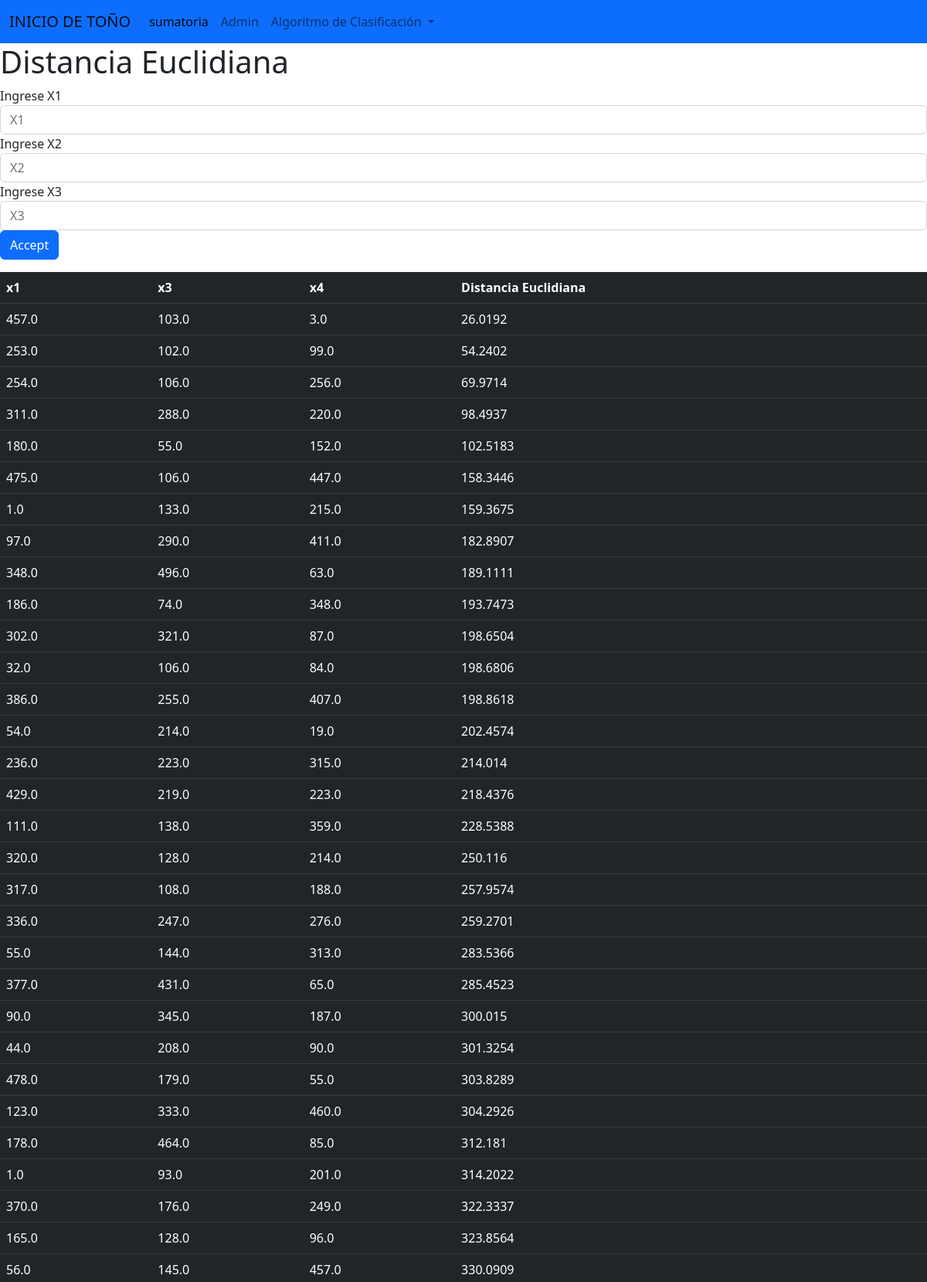
/algoritmo1/ (upper part), run on the app's committed database.
### blog2/models.py (models this page shows, shortened)
class Datos(models.Model):
    x1 = models.FloatField()
    x2 = models.TextField()
    x3 = models.FloatField()
    x4 = models.FloatField()

### blog2/views.py (the view)
# urls.py: path('algoritmo1/', views.algKNN, name='algoritmo1'),
def algKNN(request):
    x1 = random.randint(1,500)
    x2 = random.randint(1,500)
    x3 = random.randint(1,500)
    df = Datos.objects.all()
    ldis = distanciaEu(df,x1,x2,x3)
    ldis = sorted(ldis)
    contexto = zip(df,ldis)
    return render(request, 'blog2/algoritmo1.html', {'contexto':contexto})

### blog2/views.py (called while the page is built)
def distanciaEu(df,x1,x2,x3):
    ldist = []
    for i in df:
        dis = (x1 - i.x1)**2+(x2 - i.x3)**2+(x3 - i.x4)**2
        raiz = round(math.sqrt(dis),4)
        ldist.append(raiz)
    return ldist

### blog2/templates/blog2/algoritmo1.html (shortened to what this page needs)
<!DOCTYPE html>
<html lang="en">
    <head>
        <link href="https://cdn.jsdelivr.net/npm/bootstrap@5.2.1/dist/css/bootstrap.min.css" rel="stylesheet">
    </head>
   <body background="https://img.freepik.com/free-vector/gradient-network-connection-background_23-2148865392.jpg?w=740&t=st=1668660123~exp=1668660723~hmac=865c86ab3d429451009cf8f34804d3a2983c43f298215717f87d8fa2a69695f0">
    <nav class="navbar navbar-expand-lg bg-primary">
      <div class="container-fluid">
        <a class="navbar-brand" href="{% url 'post_list' %}">INICIO DE TOÑO</a>
        <div class="collapse navbar-collapse" id="navbarNavDropdown">
          <ul class="navbar-nav">
            <li class="nav-item">
              <a class="nav-link active" aria-current="page" href="{% url 'blog2' %}">sumatoria</a>
            </li>
            <li class="nav-item">
              <a class="nav-link" href="http://127.0.0.1:8000/admin/">Admin</a>
            </li>
            <li class="nav-item dropdown">
              <a class="nav-link dropdown-toggle" href="#" role="button" data-bs-toggle="dropdown" aria-expanded="false">
                Algoritmo de Clasificación
              </a>
            </li>
          </ul>
        </div>
      </div>
    </nav>
        <h1>Distancia Euclidiana</h1>
        <table class="table table-striped">
  <thead>
<form>
  <div class="form-group">
    <label for="exampleInputPassword1">Ingrese X1</label>
    <input type="text" class="form-control" id="inputx1" placeholder="X1">
  </div>
  <div class="form-group">
    <label for="exampleInputPassword1">Ingrese X2</label>
    <input type="text" class="form-control" id="inputx2" placeholder="X2">
  </div>
  <div class="form-group">
    <label for="exampleInputPassword1">Ingrese X3</label>
    <input type="text" class="form-control" id="inputx3" placeholder="X3">
  </div>
  <button type="submit" class="btn btn-primary">Accept</button>
</form>
<table class="table table-dark">
  <thead>
    <tr>
      <th scope="col">x1</th>
      <th scope="col">x3</th>
      <th scope="col">x4</th>
      <th scope="col">Distancia Euclidiana</th>
    </tr>
  </thead>
  <tbody>
    <tr>
    {% for var,distanciaEu in contexto %}
      <td>{{var.x1}}</td>
      <td>{{var.x3}}</td>
      <td>{{var.x4}}</td>
      <td>{{distanciaEu}}</td>
    </tr>
  </tbody>
  {% endfor %}
</table>
</body>
</html>

### data on the page
Datos: x1 "457.0", x3 "103.0", x4 "3.0", distanciaEu "26.0192"
Datos: x1 "253.0", x3 "102.0", x4 "99.0", distanciaEu "54.2402"
Datos: x1 "254.0", x3 "106.0", x4 "256.0", distanciaEu "69.9714"
Datos: x1 "311.0", x3 "288.0", x4 "220.0", distanciaEu "98.4937"
Datos: x1 "180.0", x3 "55.0", x4 "152.0", distanciaEu "102.5183"
Datos: x1 "475.0", x3 "106.0", x4 "447.0", distanciaEu "158.3446"
Datos: x1 "1.0", x3 "133.0", x4 "215.0", distanciaEu "159.3675"
Datos: x1 "97.0", x3 "290.0", x4 "411.0", distanciaEu "182.8907"
Datos: x1 "348.0", x3 "496.0", x4 "63.0", distanciaEu "189.1111"
Datos: x1 "186.0", x3 "74.0", x4 "348.0", distanciaEu "193.7473"
Datos: x1 "302.0", x3 "321.0", x4 "87.0", distanciaEu "198.6504"
Datos: x1 "32.0", x3 "106.0", x4 "84.0", distanciaEu "198.6806"
Datos: x1 "386.0", x3 "255.0", x4 "407.0", distanciaEu "198.8618"
Datos: x1 "54.0", x3 "214.0", x4 "19.0", distanciaEu "202.4574"
Datos: x1 "236.0", x3 "223.0", x4 "315.0", distanciaEu "214.014"
Datos: x1 "429.0", x3 "219.0", x4 "223.0", distanciaEu "218.4376"
Datos: x1 "111.0", x3 "138.0", x4 "359.0", distanciaEu "228.5388"
Datos: x1 "320.0", x3 "128.0", x4 "214.0", distanciaEu "250.116"
Datos: x1 "317.0", x3 "108.0", x4 "188.0", distanciaEu "257.9574"
Datos: x1 "336.0", x3 "247.0", x4 "276.0", distanciaEu "259.2701"
Datos: x1 "55.0", x3 "144.0", x4 "313.0", distanciaEu "283.5366"
Datos: x1 "377.0", x3 "431.0", x4 "65.0", distanciaEu "285.4523"
Datos: x1 "90.0", x3 "345.0", x4 "187.0", distanciaEu "300.015"
Datos: x1 "44.0", x3 "208.0", x4 "90.0", distanciaEu "301.3254"
Datos: x1 "478.0", x3 "179.0", x4 "55.0", distanciaEu "303.8289"
Datos: x1 "123.0", x3 "333.0", x4 "460.0", distanciaEu "304.2926"
Datos: x1 "178.0", x3 "464.0", x4 "85.0", distanciaEu "312.181"
Datos: x1 "1.0", x3 "93.0", x4 "201.0", distanciaEu "314.2022"
Datos: x1 "370.0", x3 "176.0", x4 "249.0", distanciaEu "322.3337"
Datos: x1 "165.0", x3 "128.0", x4 "96.0", distanciaEu "323.8564"
Datos: x1 "56.0", x3 "145.0", x4 "457.0", distanciaEu "330.0909"
